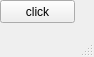
<?xml version="1.0" encoding="UTF-8"?>
<ui version="4.0">
 <class>MainWindow</class>
 <widget class="QMainWindow" name="MainWindow">
  <property name="geometry">
   <rect>
    <x>0</x>
    <y>0</y>
    <width>94</width>
    <height>57</height>
   </rect>
  </property>
  <property name="windowTitle">
   <string>MainWindow</string>
  </property>
  <widget class="QWidget" name="centralwidget">
   <widget class="QPushButton" name="pb">
    <property name="geometry">
     <rect>
      <x>0</x>
      <y>0</y>
      <width>75</width>
      <height>23</height>
     </rect>
    </property>
    <property name="text">
     <string>click</string>
    </property>
   </widget>
  </widget>
  <widget class="QMenuBar" name="menubar">
   <property name="geometry">
    <rect>
     <x>0</x>
     <y>0</y>
     <width>94</width>
     <height>21</height>
    </rect>
   </property>
  </widget>
  <widget class="QStatusBar" name="statusbar"/>
 </widget>
 <resources/>
 <connections/>
</ui>
